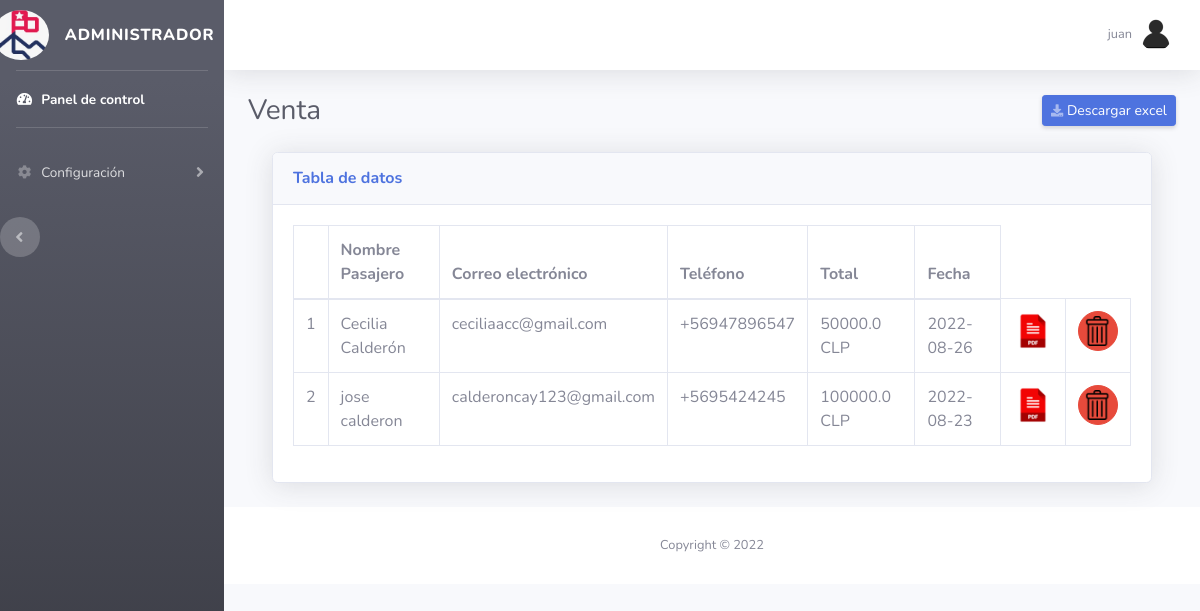
/admin/venta/venta.php (signed in), run on the app's committed database.
### tables this page shows
CREATE TABLE `venta` (
  `id` int(11) NOT NULL,
  `nombre` varchar(50) NOT NULL,
  `apellidos` varchar(50) NOT NULL,
  `correo` varchar(50) NOT NULL,
  `telefono` varchar(50) NOT NULL,
  `total` decimal(10,1) NOT NULL,
  `fecha` date NOT NULL
);

### src/Venta.php (called while the page is built, shortened)
<?php
class Venta{
    private $cn = null;
    public function __construct(){
        $this->config = parse_ini_file(__DIR__.'/../config.ini') ;
        $this->cn = new \PDO( $this->config['dns'], $this->config['usuario'],$this->config['clave'],array(
            \PDO::MYSQL_ATTR_INIT_COMMAND => 'SET NAMES utf8'
        ));
    }
    public function mostrar()
    {
        $sql = "SELECT v.id, nombre, apellidos, correo, telefono, total, fecha FROM venta v ORDER BY v.id DESC;";
        $resultado = $this->cn->prepare($sql);
        if($resultado->execute())
            return  $resultado->fetchAll();
        return false;
    }
}
?>

### admin/venta/venta.php (the view, shortened to what this page needs)
<!DOCTYPE html>
<html lang="en">
<head>
  <link href="../vendor/fontawesome-free/css/all.min.css" rel="stylesheet" type="text/css">
  <link href="../../estilo/sb-admin-2.min.css" rel="stylesheet">
</head>
<body id="page-top">
  <div id="wrapper">
    <ul class="navbar-nav bg-gradient-dark sidebar sidebar-dark accordion" id="accordionSidebar">
      <a class="sidebar-brand d-flex align-items-center justify-content-center" href="../../index.php">
        <div class="sidebar-brand-icon">
          <img src="../../imagenes/logo_2.jpg" class="img-profile rounded-circle" with="50px" height="50px" alt="">
        </div>
        <div class="sidebar-brand-text mx-3">Administrador</div>
      </a>
      <hr class="sidebar-divider my-0">
      <li class="nav-item active">
        <a class="nav-link" href="../dashboard.php">
          <i class="fas fa-fw fa-tachometer-alt"></i>
          <span>Panel de control</span></a>
      </li>
      <hr class="sidebar-divider">
      <div class="btn-group-vertical">
        <li class="nav-item">
          <a class="nav-link collapsed" href="#" data-toggle="collapse" data-target="#collapseTwo" aria-expanded="true" aria-controls="collapseTwo">
            <i class="fas fa-fw fa-cog"></i>
            <span>Configuración</span>
          </a>
        </li>
        <div class="text-center d-none d-md-inline">
          <button class="rounded-circle border-0" id="sidebarToggle"></button>
        </div>
    </ul>
    <div id="content-wrapper" class="d-flex flex-column">
      <div id="content">
        <nav class="navbar navbar-expand navbar-light bg-white topbar mb-4 static-top shadow">
          <ul class="navbar-nav ml-auto">
            <li class="nav-item dropdown no-arrow">
              <a class="nav-link dropdown-toggle" href="#" id="userDropdown" role="button" data-toggle="dropdown" aria-haspopup="true" aria-expanded="false">
                <span class="mr-2 d-none d-lg-inline text-gray-600 small"><?php print $_SESSION['usuario_info_array']['nombre']; ?></span>
                <img class="img-profile rounded-circle" src="../../imagenes/iconos/usuario.png">
              </a>
            </li>
          </ul>
        </nav>
        <div class="container-fluid">
          <div class="d-sm-flex align-items-center justify-content-between mb-4">
            <h1 class="h3 mb-0 text-gray-800">Venta</h1>
            <a href="../excel/excel-venta.php" class="d-none d-sm-inline-block btn btn-sm btn-primary shadow-sm"><i class="fas fa-download fa-sm text-white-50"></i> Descargar excel</a>
          </div>
          <div class="container-fluid">
            <div class="card shadow mb-4">
              <div class="card-header py-3">
                <h6 class="m-0 font-weight-bold text-primary">Tabla de datos</h6>
              </div>
              <div class="card-body">
                <div class="table-responsive">
                  <table class="table table-bordered" id="dataTable" width="100%" cellspacing="0">
                    <thead>
                      <tr>
                        <th></th>
                        <th>Nombre Pasajero</th>
                        <th>Correo electrónico</th>
                        <th>Teléfono</th>
                        <th>Total</th>
                        <th>Fecha</th>
                      </tr>
                    </thead>
                    <tbody>
                      <?php
                      $venta = new conexion\Venta;
                      $info_venta = $venta->mostrar();
                      $cantidad = count($info_venta);
                      if ($cantidad > 0) {
                        $c = 0;
                        for ($x = 0; $x < $cantidad; $x++) {
                          $c++;
                          $item = $info_venta[$x];
                      ?>
                          <tr>
                            <td><?php print $c ?></td>
                            <td><?php print $item['nombre'] . ' ' . $item['apellidos'] ?></td>
                            <td><?php print $item['correo'] ?></td>
                            <td><?php print $item['telefono'] ?></td>
                            <td><?php print $item['total'] ?> CLP</td>
                            <td><?php print $item['fecha'] ?></td>
                            <td>
                              <a href="ver.php?id=<?php print $item['id'] ?>" class="btn btn-danger btn-circle">
                                <img src="../../imagenes/iconos/pdf.png" width="40px" height="40px" alt="">
                              </a>
                            </td>
                            <td>
                              <a href="../acciones-venta.php?id=<?php print $item['id'] ?>" class="btn btn-danger btn-circle" data-toggle="modal" data-target="#pregunta-eliminar">
                                <img src="../../imagenes/iconos/eliminar.png" width="30px" height="30px" alt="">
                              </a>
                            </td>
                          </tr>
                        <?php
                        }
                      } else {
                        ?>
                        <tr>
                          <td colspan="6">NO HAY REGISTROS</td>
                        </tr>
                      <?php } ?>
                    </tbody>
                  </table>
                </div>
              </div>
            </div>
          </div>
        </div>
        <footer class="sticky-footer bg-white">
          <div class="container my-auto">
            <div class="copyright text-center my-auto">
              <span>Copyright &copy; 2022</span>
            </div>
          </div>
        </footer>
      </div>
    </div>
</body>
</html>

### data on the page
venta: nombre "Cecilia", apellidos "Calderón", correo "ceciliaacc@gmail.com", telefono "+56947896547", total "50000.0", fecha "2022-08-26"
venta: nombre "jose", apellidos "calderon", correo "calderoncay123@gmail.com", telefono "+5695424245", total "100000.0", fecha "2022-08-23"

### other printed values
$_SESSION['usuario_info_array']['nombre'] "juan"
